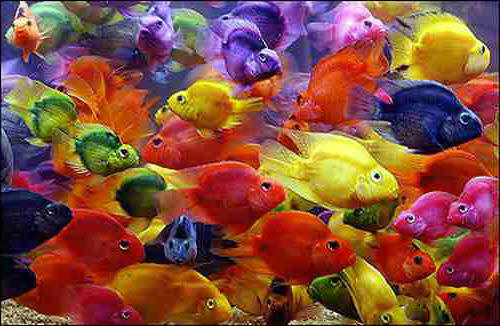
%> input picture hw5/fish.jpg, 500 x 326 px
$ octave show_image.m   (GNU Octave 9; MATLAB toolbox functions it lacks are replaced by stand-ins)
%> lines starting %> are read from the running program, lines starting %| are printed output that depends on the picture
%> further down, im is the input picture: size 326x500x3 uint8; mean R, G, B 132.5, 77.5, 60.6
### hw5/detectEdges.m
function [edges] = detectEdges(im, threshold)

    im = rgb2gray(im);
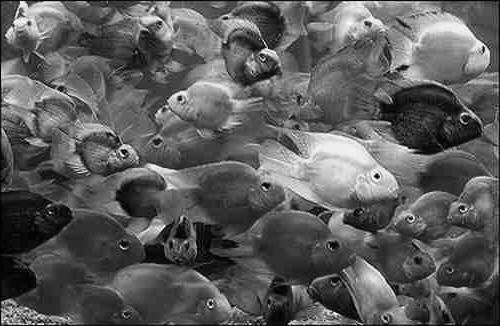
%> im: size 326x500 uint8; min 0, max 255, mean 92

    % compute gradients
    fil_x = [1 0 -1];
    Gx = imfilter(double(im), fil_x, 'same');
    fil_y = fil_x';
    Gy = imfilter(double(im), fil_y, 'same');
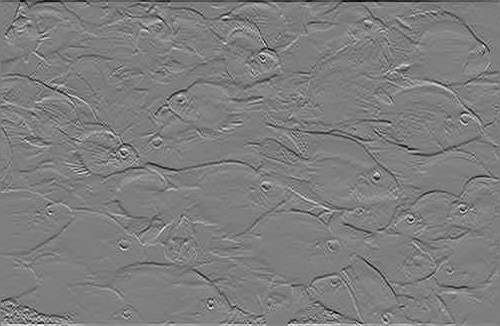
%> Gy: size 326x500 double; min -248, max 253, mean 0; drawn with min black and max white

    % compute gradient magnitude
    grad_mag = sqrt(Gx.^2 + Gy.^2);

    % compute gradient orientation
    grad_orient = atand(Gy ./ Gx);
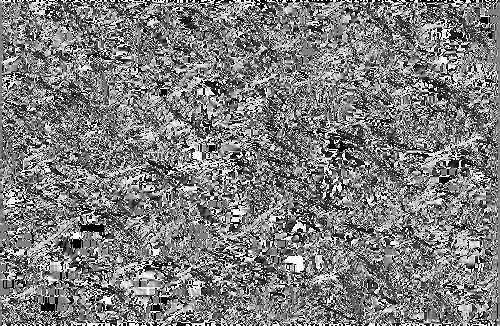
%> grad_orient: size 326x500 double; 0.75% of the values are NaN or infinite; the others: min -90, max 90, mean -0.673; drawn with min black, max white, NaN and infinite black

    % set default threshold (optional)
    if(nargin == 1)
        threshold = 2 * mean(grad_mag(:));
%> threshold = 54.64
    end

    % find edge points
    edge_inds = find(grad_mag(:) >= threshold);
%> edge_inds = 20391 values from 3 to 162951
    [y_inds, x_inds] = ind2sub(size(im), edge_inds);
    edge_mag = grad_mag(edge_inds);
    edge_orient = grad_orient(edge_inds);
    edges = [x_inds y_inds edge_mag edge_orient];

    % display edges
    not_edge_inds = find(grad_mag(:) < threshold);
%> not_edge_inds = 142609 values from 1 to 163000
    im(not_edge_inds) = 0;
    im(edge_inds) = edge_mag;
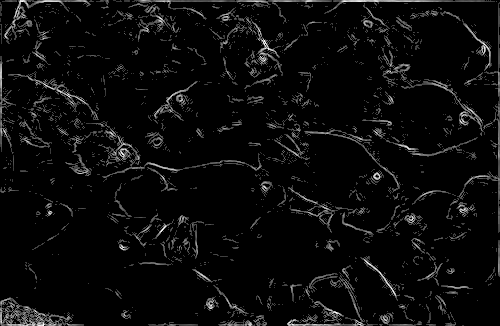
%> im: size 326x500 uint8; min 0, max 255, mean 11.3
    figure; imshow(im)


### hw5/quantizeRGB.m
function [outputImg, meanColors, clusterIds] = quantizeRGB(origImg, k)
%> called with k = 3

[x,y,rgb] = size(origImg);
%> x = 326; y = 500; rgb = 3
origImg = double(origImg);

numpixels = x*y;
%> numpixels = 163000
X = reshape(origImg, [numpixels, 3]);

[idx, C] = kmeans(X, k);
%> C = [154.4 58.19 25.52; 182.5 156.4 122.8; 58.26 41.55 62.08]

idx = reshape(idx, [x,y]);
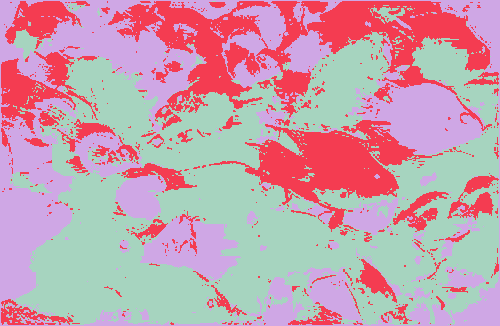
%> idx: size 326x500 double; 3 distinct labels, from 1 to 3; one colour per label, 0 black

for i = 1:x
    if idx(i) == 1
        origImg(:,:,1) = idx(i);
    elseif idx(i) == 2
        origImg(:,:,2) = idx(i);
    else
        origImg(:,:,3) = idx(i);
    end

end
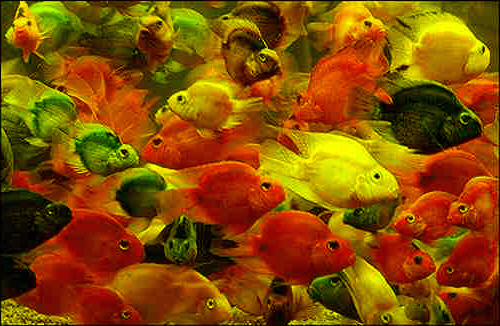
%> origImg: size 326x500x3 double; mean R, G, B 132.5, 77.5, 3
outputImg = origImg;
meanColors =[];
clusterIds = [];
imshow(origImg);
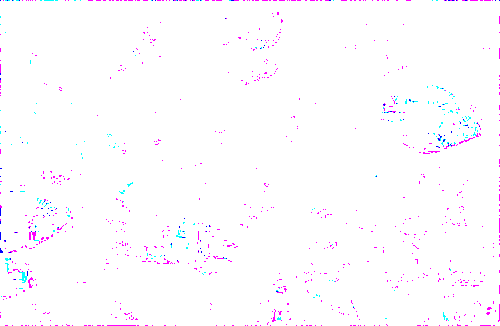
%> displayed picture: size 326x500x3, on the screen's scale of 0 to 255; mean R, G, B 253.9, 251.9, 255

end

### hw5/show_image.m
clear

image = 'fish.jpg';
im = imread(image);
edges = detectEdges(im);
origImg = im;
k = 3;

[outputImg, meanColors, clusterIds] = quantizeRGB(origImg, k);
%> meanColors = []; clusterIds = []
